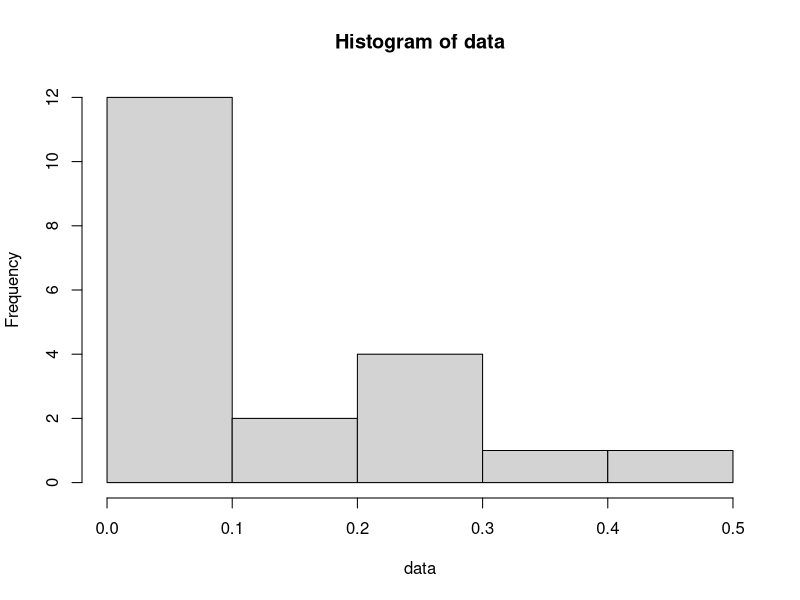
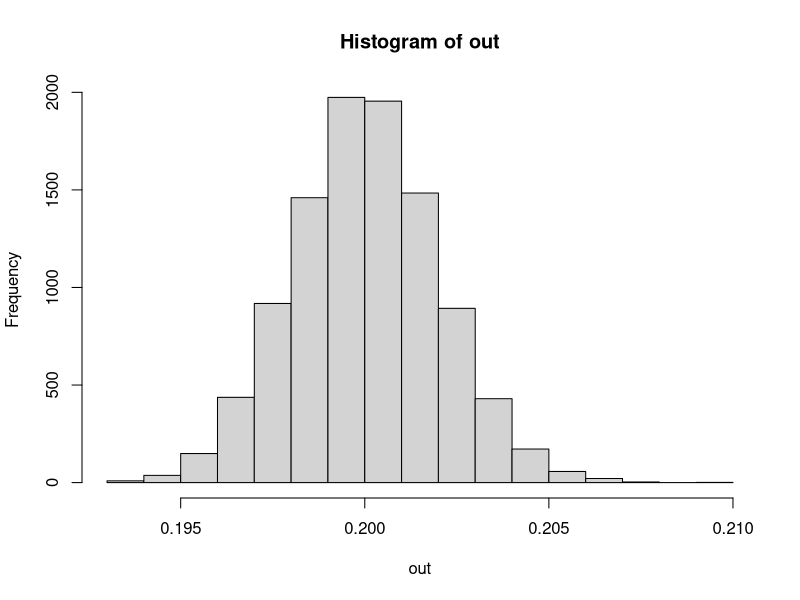

Recreate these plots in R, in order.
## ---- chunk 1
set.seed(67)
data <- rexp(n = 20, rate = 5)
## ---- chunk 2
library(ggplot2)
hist(data)
## ---- chunk 3
R <- 1e4
out <- rep(NA, R)
for (i in 1:R) {
  data <- rexp(n = 1e4, rate = 5)
  out[i] <- mean(data)
}

hist(out)
